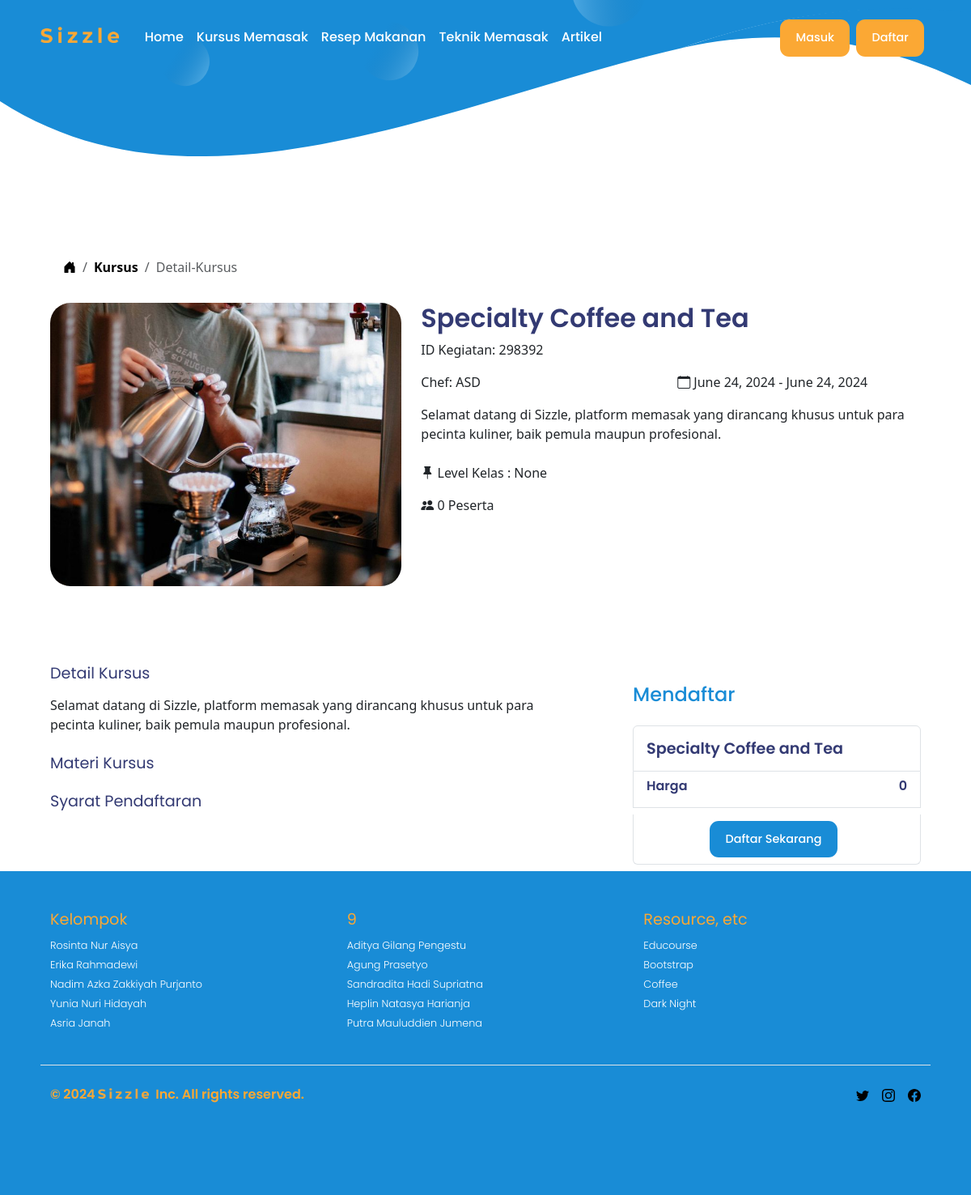
The page /kursus/8/ on the database its author committed.
### app/models.py (models this page shows, shortened)
class Kursus(models.Model):
    id_kursus = models.AutoField(primary_key=True)
    id_kegiatan = models.IntegerField(null=True, blank=True, unique=True)
    nama_kursus = models.CharField(max_length=50, unique=True)
    deskripsi_singkat = models.TextField(null=True, blank=True)
    chef = models.CharField(max_length=100)
    rating = models.DecimalField(max_digits=3, decimal_places=2, default=0.00)
    harga_kursus = models.IntegerField(default=0)
    gambar_kursus = models.ImageField(upload_to='images/kursus/', null=True, blank=True)
    deskripsi_kursus = models.TextField(null=True, blank=True)
    tingkat_kesulitan = models.CharField(max_length=50, null=True, blank=True)
    tanggal_mulai = models.DateField(null=True, blank=True)
    tanggal_selesai = models.DateField(null=True, blank=True)
    materi_kursus = models.TextField(null=True, blank=True)
    jumlah_peserta = models.IntegerField(default=0)
    syarat_pendaftaran = models.TextField(null=True, blank=True)
    kategori_kursus = models.ForeignKey('KategoriKursus', on_delete=models.CASCADE, related_name='kursuss', default=1)

### app/views.py (the view)
# urls.py: path('kursus/<int:id_kursus>/', views.detail_kursus, name='detail_kursus'),
def detail_kursus(request, id_kursus):
    kursus = get_object_or_404(Kursus, id_kursus=id_kursus)
    context = {
        'kursus': kursus,
    }
    return render(request, 'detail_kursus.html', context)

### templates/detail_kursus.html (shortened to what this page needs)
<!DOCTYPE html>
{% extends 'base.html' %}
{% load static %}
{% block body_block %}
<div class="container">
<nav aria-label="breadcrumb">
    <ol class="breadcrumb breadcrumb-chevron p-3 rounded-3">
      <li class="breadcrumb-item">
        <a class="link-body-emphasis" href="#">
            <i class="bi bi-house-door-fill"></i>
        </a>
      </li>
      <li class="breadcrumb-item">
        <a class="link-body-emphasis fw-semibold text-decoration-none" href="#">Kursus</a>
      </li>
      <li class="breadcrumb-item active" aria-current="page">
        Detail-Kursus
      </li>
    </ol>
  </nav>
<div class="row mb-5">
    <div class="col-lg-5 themed-grid-col mb-5">
        <div class="position-relative">
            <img src="{{ kursus.gambar_kursus.url }}" alt="{{ kursus.nama_kursus }}" class="img-fluid rounded-2" style="width: 100%; height: 350px; object-fit: cover;">
        </div>
    </div>
    <div class="col-lg-7 themed-grid-col">
        <h2>{{ kursus.nama_kursus }}</h2>
        <p>ID Kegiatan: {{ kursus.id_kegiatan }}</p>
            <div class="row g-3">
            <div class="col-md-6">
                <p>Chef: {{ kursus.chef }}</p>
            </div>
            <div class="col-md-6">
                <p><i class="bi bi-calendar"></i>  {{ kursus.tanggal_mulai }} - {{ kursus.tanggal_selesai }}</p>
            </div>
        </div>
        <p class="fs-6 fw-light lh-base mb-4">{{ kursus.deskripsi_singkat }}</p>
        <p class="bi bi-pin-fill"> Level Kelas : {{ kursus.tingkat_kesulitan }}</p>
        <p><i class="bi bi-people-fill"></i> {{ kursus.jumlah_peserta }} Peserta</p>
    </div>
</div>
<div class="row g-1">
    <div class="col-lg-7">
        <h5 class="mb-3 font-1">Detail Kursus</h5>
        <p class="fs-6 fw-light lh-base mb-4">{{ kursus.deskripsi_kursus }}</p>
        <h5 class="mb-3 font-1">Materi Kursus</h5>
        <h5 class="mb-3 font-1">Syarat Pendaftaran</h5>
    </div>
    <div class="col-lg-1"></div>
    <div class="col-lg-4">
        <h4 class="d-flex justify-content-between align-items-center mb-4">
            <h4 class="mb-4" class="fw-semibold" style="color: #198CD6;">Mendaftar</h4>
        </h4>
        <ul class="list-group mb-2">
            <li class="list-group-item d-flex justify-content-between lh-sm">
                <div>
                    <h5 class="my-0 mb-2 mt-2 fw-semibold font-1">{{ kursus.nama_kursus }}</h5>
                </div>
            </li>
            <li class="list-group-item mb-2 d-flex justify-content-between">
                <h6 class="fw-semibold font-1"">Harga</h6>
                <h6 class="fw-semibold font-1">{{ kursus.harga_kursus }}</h6>
            </li>
            <li class="list-group-item d-flex justify-content-center">
                <a href="{% url 'daftar_kursus' kursus.id_kursus %}" class="second-btn">Daftar Sekarang</a>
            </li>
        </ul>
    </div>
</div>
</div>
{% endblock %}

### static/css/base.css (style rules this page uses)
:root { scroll-behavior: smooth; }
.container { max-width: 1100px; padding-top: 10em; }
.second-btn { background-color: #198cd6; color: #ffffff; font-family: var(--Poppins); display: inline-block; padding: 0.75rem 1.2rem; font-size: 0.9rem; font-weight: 500; line-height: 1.5; text-align: center; text-decoration: none; white-space: nowrap; border-radius: 0.7rem; cursor: pointer; transition: background-color 0.3s ease, color 0.3s ease; border: none; margin-right: 0.5rem; }

### static/css/custom.css (style rules this page uses)
:root { --Poppins: 'Poppins', sans-serif; }
h2 { font-family: var(--Poppins); font-weight: 600; font-size: 2rem; color: #333A73; }
h4 { font-family: var(--Poppins); font-weight: 500; font-size: 1.5rem; color: #333A73; }
h5 { font-family: var(--Poppins); font-weight: 400; font-size: 1.2rem; color: #fba834; }
.position-relative { overflow: hidden; border-radius: 25px; }
.position-relative img { height: 100%; width: 100%; width: 330px; height: 250px; overflow: hidden; object-fit: cover; transition: scale 400ms; }
.font-1 { font-family: var(--Poppins); color: #333A73; }

### rows shown on the page
Kursus: gambar_kursus (picture), nama_kursus "Specialty Coffee and Tea", id_kegiatan "298392", chef "ASD", tanggal_mulai "June 24, 2024", tanggal_selesai "June 24, 2024", deskripsi_singkat "Selamat datang di Sizzle, platform memasak yang dirancang khusus untuk para pecinta kuliner, baik pemula maupun profesional.", tingkat_kesulitan "None", jumlah_peserta "0", deskripsi_kursus "Selamat datang di Sizzle, platform memasak yang dirancang khusus untuk para pecinta kuliner, baik pemula maupun profesional.", harga_kursus "0"
